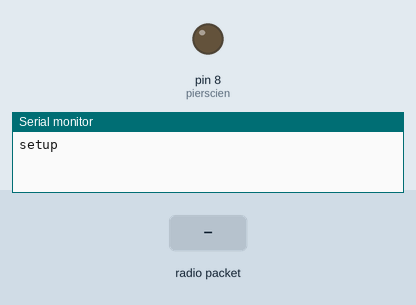
This sketch was run on a simulated Arduino Uno, built with avr-gcc and run on an emulated ATmega328P. Shown: output pins drawn as LEDs (lit = HIGH), the last lines printed to the serial monitor. The inputs (shaded band) are chosen by the test bench. No radio packets arrive unless stated.

Above: at 1.2 s.
1.3 s: radio packet "STATEK" arrives
At 2.3 s:
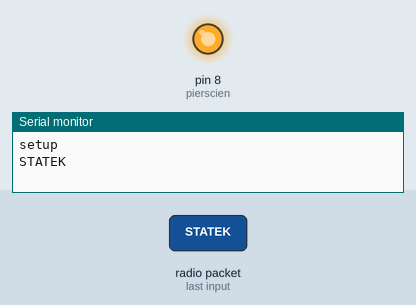
4.3 s: radio packet "1" arrives
Timing chart, 0 to 7.3 s (numbered marks = the images above; inputs shaded):
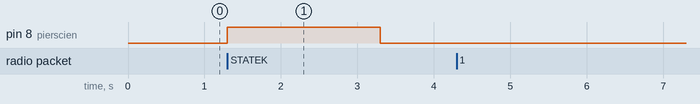

The sketch:

odbiornik_pierscien.ino
```cpp
#include <VirtualWire.h>
#define receive_pin 11
#define pierscien 8

const char *wiadomosc;
void setup()
{

    Serial.begin(9600);
    Serial.println("setup");

// przygotowujemy potrzebne informacje dla biblioteki
    vw_set_rx_pin(receive_pin);
    vw_setup(2000);
   pinMode(pierscien,OUTPUT);

    vw_rx_start(); // startujemy odbieranie danych (uruchamiamy)

 digitalWrite(pierscien,LOW);
}

void loop()
{
  // częśc wymagana do poprawnego działania biblioteki
    uint8_t buf[VW_MAX_MESSAGE_LEN];
    uint8_t buflen = VW_MAX_MESSAGE_LEN;

    if (vw_get_message(buf, &buflen)) // jeśli odbierzemy dane
    {
	int i;
        String wiadomosc;


	for (i = 0; i < buflen; i++) // w pętli zczytujemy dane z odbiornika
	{
            wiadomosc+=char(buf[i]);
	}

	Serial.println(wiadomosc);
       if (wiadomosc=="STATEK")
       {
   digitalWrite(pierscien, HIGH);
   delay(2000);
   digitalWrite(pierscien, LOW);

       }
else
{
digitalWrite(pierscien, LOW);

}
    }


}
```

Measured:
- after the input at 1.3 s, pin 8 (pierscien): LOW → HIGH at once, → LOW 2.0 s later
